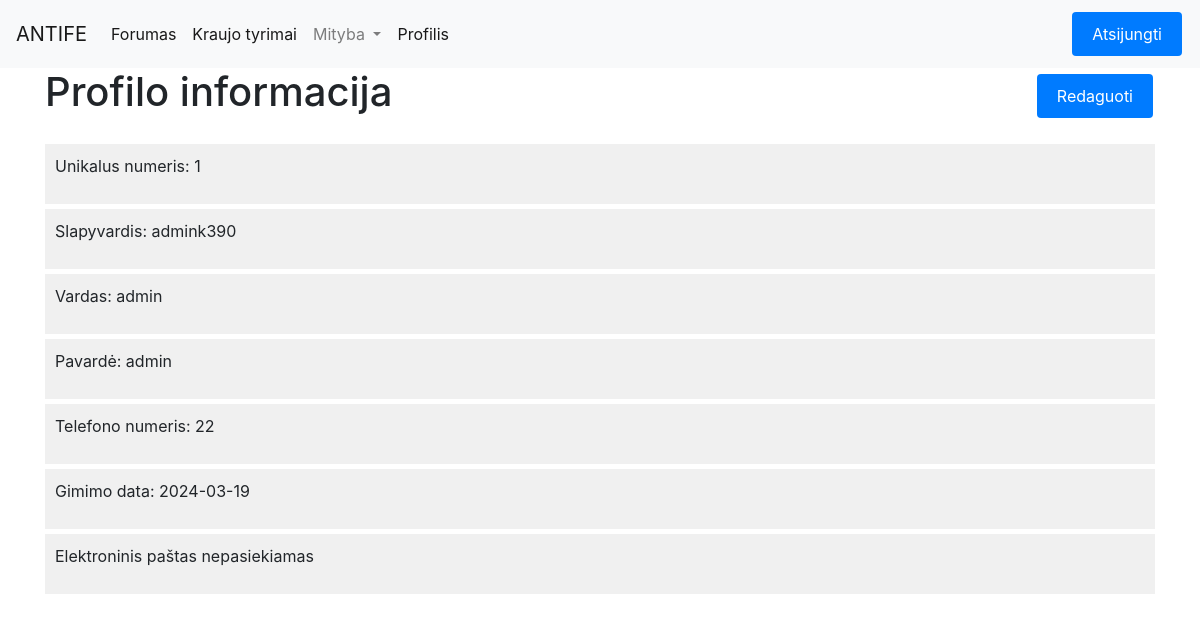
The page /profilis/ (signed in) on the database its author committed.
### homepage/models.py (models this page shows)
class Naudotojai(models.Model):
    user = models.OneToOneField(User, on_delete=models.CASCADE, default=None)
    vardas = models.CharField(max_length=255)
    pavarde = models.CharField(max_length=255)
    telefonas = models.CharField(max_length=255)
    el_pastas = models.CharField(max_length=255)
    gimimo_data = models.DateField()
    level = models.IntegerField()
    last_login = models.DateTimeField(null=True, blank=True)

### Profilis/views.py (the view)
# urls.py: path('', views.profilisview, name='profilisview'),
def profilisview(request):
    user_id = None
    username = None
    vardas = None
    pavarde = None
    telefonas = None
    gimimo_Data = None
    el_pastas = None
    password = None
    form_submitted = False  # Initialize form_submitted to False
    if request.user.is_authenticated:
        user_id = request.user.id
        username = request.user.username
        el_pastas = request.user.email
        password = request.user.password
        try:
            naudotojas = Naudotojai.objects.get(user=request.user)
            vardas = naudotojas.vardas
            pavarde = naudotojas.pavarde
            telefonas = naudotojas.telefonas
            gimimo_Data = naudotojas.gimimo_data
        except Naudotojai.DoesNotExist:
            pass
    formatted_gimimo_Data = formats.date_format(gimimo_Data, "Y-m-d") if gimimo_Data else ""
    context = {
        'user_id': user_id,
        'username': username,
        'password': password,
        'vardas': vardas,
        'pavarde': pavarde,
        'telefonas': telefonas,
        'gimimo_Data': formatted_gimimo_Data,
        'el_pastas': el_pastas,
        'form_submitted': form_submitted,  # Pass form_submitted to the template
    }
    storage = messages.get_messages(request)
    storage.used = True
    return render(request, 'Profilis.html', context)

### Profilis/templates/Profilis.html (shortened to what this page needs)
{% extends 'base.html' %}
{% load static %}
{% load static %}
{% block content %}
    <link rel="stylesheet" type="text/css" href="{% static 'styles/errors.css' %}">
    <link rel="stylesheet" type="text/css" href="{% static 'styles/profile.css' %}">
    <div style="display: flex; justify-content: space-between; align-items: center; margin-bottom: 20px;">
        <h1>Profilo informacija</h1>
        <button type="button" class="btn btn-primary custom-button" id="editProfileBtn">Redaguoti</button>
    </div>
    <div class="profile-info" id="profileInfoContainer">
        <div class="profile-info-item">
            {% if user_id %}
                <p>Unikalus numeris: {{ user_id }}</p>
            {% else %}
                <p>Unikalus numeris nepasiekiamas</p>
            {% endif %}
        </div>
        <div class="profile-info-item">
            {% if username %}
                <p>Slapyvardis: {{ username }}</p>
            {% else %}
                <p>Slapyvardis nepasiekiamas</p>
            {% endif %}
        </div>
        <div class="profile-info-item">
            {% if vardas %}
                <p>Vardas: {{ vardas }}</p>
            {% else %}
                <p>Vardas nepasiekiamas</p>
            {% endif %}
        </div>
        <div class="profile-info-item">
            {% if pavarde %}
                <p>Pavardė: {{ pavarde }}</p>
            {% else %}
                <p>Pavardė nepasiekiama</p>
            {% endif %}
        </div>
        <div class="profile-info-item">
            {% if telefonas %}
                <p>Telefono numeris: {{ telefonas }}</p>
            {% else %}
                <p>Telefono numeris nepasiekiamas</p>
            {% endif %}
        </div>
        <div class="profile-info-item">
            {% if gimimo_Data %}
                <p>Gimimo data: {{ gimimo_Data }}</p>
            {% else %}
                <p>Gimimo data nepasiekiama</p>
            {% endif %}
        </div>
        <div class="profile-info-item">
            {% if el_pastas %}
                <p>Elektroninis paštas: {{ el_pastas }}</p>
            {% else %}
                <p>Elektroninis paštas nepasiekiamas</p>
            {% endif %}
        </div>
    </div>
{% endblock %}

### homepage/static/styles/profile.css (style rules this page uses)
.profile-info { width: 100%; }
.profile-info-item { display: flex; justify-content: space-between; align-items: center; padding: 10px; margin-bottom: 5px; background-color: #f0f0f0; }

### homepage/templates/base.html (style rules this page uses)
button.custom-button { background-color: #007bff; border: none; color: white; padding: 10px 20px; text-decoration: none; display: inline-block; font-size: 16px; margin: 4px 2px; cursor: pointer; }

### rows shown on the page
Naudotojai: vardas "admin", pavarde "admin", telefonas "22"

### other values the page prints
{{ user_id }} "1"
{{ username }} "admink390"
{{ gimimo_Data }} "2024-03-19"
